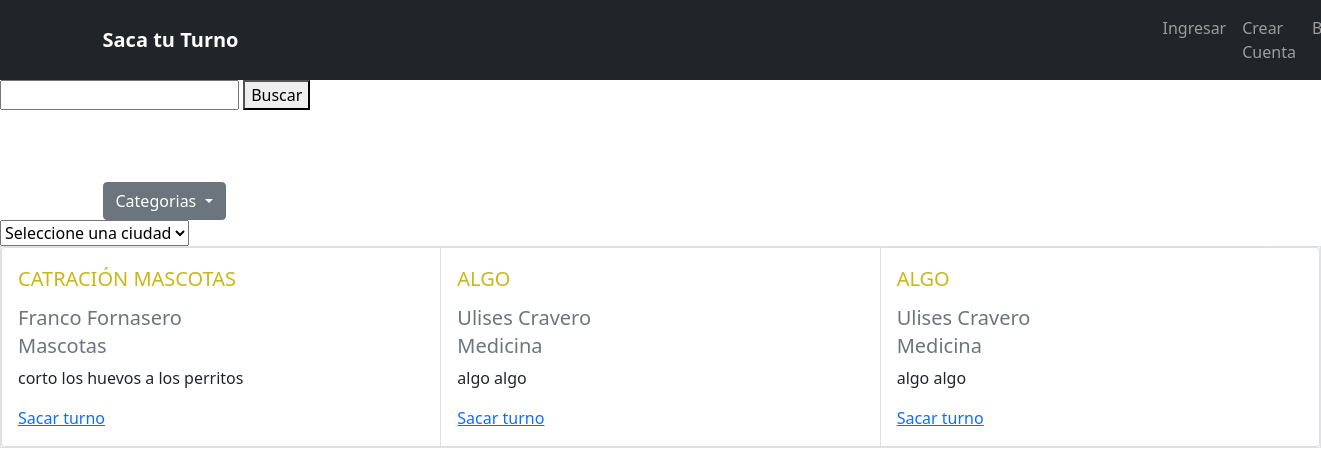
The app's page /categorias/, older data.
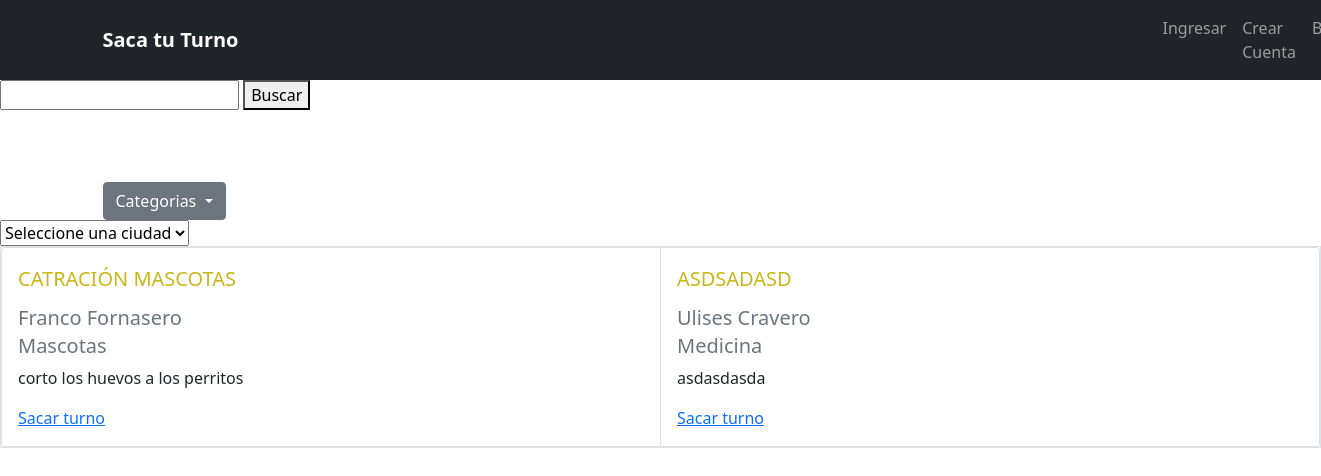
The same page, newer data.
### sitio/models.py (models this page shows, shortened)
class ServicioPrestado(models.Model):
    nombre = models.CharField(max_length=50, blank = False)       # NO LLEVA NOMBRE EL SERVICIO PRESTADO
    descripcion = models.TextField(max_length=150, blank = False)
    propietario = models.ForeignKey(User, on_delete=models.CASCADE)
    categoria = models.ForeignKey(Categoria, on_delete=models.CASCADE, blank = True, null= True)
    subcategoria = models.ForeignKey(SubCategoria, on_delete=models.CASCADE, blank = True, null= True)
    diasAtencion = models.ManyToManyField(Days)
    duracionTurno = models.IntegerField(default = 30, null= False, blank = False)
    ciudad = models.CharField(max_length= 20, choices = ciudades, verbose_name='Ciudad', blank = True, null= True, default = 'Rafaela')
    inicioJornada = models.TimeField( auto_now=False, auto_now_add=False, verbose_name="Inicio de Jornada",blank=True, null=False, default='08:00:00')
    finJornada = models.TimeField( auto_now=False, auto_now_add=False, verbose_name="Fin de Jornada",blank=True, null=False, default='17:00:00')

class Categoria(models.Model):
    nombre = models.CharField(max_length=255, blank = False)
    @property
    def traerSubcategorias(self):
        return SubCategoria.objects.filter(categoria__id = self.id)
    def __str__(self):
        return self.nombre

### sitio/views.py (the view, shortened to what this page needs)
def categorias(request):
    categorias = Categoria.objects.all()
    servicios = ServicioPrestado.objects.all()
    query = request.GET.get('buscar_servicio')
    return render(request, 'categorias.html', {'categorias': categorias, 'servicios': servicios})

### templates/categorias.html (shortened to what this page needs)
{% include "header.html" %}
{%block content %}
    <form method="GET">
        <div>
            <input type="text" name="buscar_servicio" id="" value="{{request.GET.buscar_servicio}}">
            <button type="submit">Buscar</button>
        </div>
    </form>
    <div class="container" style="padding-top: 3.5rem">
        <div class="dropdown mt-3">
            <button class="btn btn-secondary dropdown-toggle" type="button" id="dropdownMenuButton" data-bs-toggle="dropdown" aria-haspopup="true" aria-expanded="false">
                {% if subcategoria %}
                     {{ subcategoria.nombre}}
                {%else%}
                    Categorias
                {%endif%}
            </button>
        </div>
    </div>
    <select name="elegir_ciudad" id = "elegir_ciudad" onchange="myFunction()">
        <option value="">
            {% if request.GET.elegir_ciudad %}
                {{request.GET.elegir_ciudad}}
            {% else %}
                Seleccione una ciudad
            {% endif %}
        </option>
    </select>
    <div class="card-group border border-black">
            {%for item in servicios %}
            <div class="card">
                <div class="card-body">
                    <div class="card-title letracaja colorcito text-uppercase"><p>{{item.nombre}} </p> </div>
                    <h6 class="card-subtitle letracaja mb-2 text-muted">{{item.propietario.first_name}} {{item.propietario.last_name}}</h6>
                    <h6 class="card-subtitle letracaja mb-2 text-muted">{{item.categoria}}</h6>
                    <div class="panel-text"><p>{{item.descripcion}}</p></div>
                    <div class="panel-foocter"><a href="{% url 'pedir_turno' item.id item.propietario.id %}">Sacar turno</a></div>
                </div>
            </div>
            {%endfor%}
    </div>
{% endblock %}

### templates/header.html (shortened to what this page needs)
{% load static %}
<!DOCTYPE html>
<html lang="en">
<head>
    <link href="https://cdn.jsdelivr.net/npm/bootstrap@5.1.0/dist/css/bootstrap.min.css" rel="stylesheet">
    <link rel="stylesheet" href="{% static 'sitio/styles.css' %}">
    <link rel="stylesheet" href="{% static 'fullcalendar/main.css' %}">
</head>
<body>
      <nav class="navbar navbar-expand-lg navbar-dark fondoheader">
        <div class="container">
            <a class="navbar-brand negrita" href="{% url 'home' %}"> Saca tu Turno </a>
            <div class="collapse navbar-collapse" id="navbarSupportedContent">
                <ul class="navbar-nav mr-auto">
                    {% if request.user.is_active %}
                      <li class="nav-item estiloheader"><a class ="nav-link" href="{% url 'perfil' request.user.id %}">Perfil</a></li>
                      <li class="nav-item"><a class ="nav-link" href="{%url 'logout'%}">Cerrar Sesion</a></li>
                    {% else %}
                      <li class="nav-item estiloheader" ><a class ="nav-link" href= "{%url 'login'%}">Ingresar</a></li>
                      <li class="nav-item" ><a class ="nav-link" href= "{%url 'crearcuenta'%}">Crear Cuenta</a></li>
                    {% endif %}
                    <li class="nav-item"><a class ="nav-link" href="http://sacatuturno.herokuapp.com/search/">Buscar</a></li>
                </ul>
            </div>
        </div>
    </nav>
</body>
</html>

### static/sitio/styles.css (style rules this page uses)
.estiloheader { margin-left: 900px; }
.fondoheader { background-color: var(--bs-dark); }
.colorcito { color: rgb(201, 183, 22); }
.negrita { font-weight: 900 ; }
.letracaja { font-size: 20px; }

### static/fullcalendar/main.css (style rules this page uses)
:root { --fc-daygrid-event-dot-width: 8px; }
:root { --fc-list-event-dot-width: 10px; --fc-list-event-hover-bg-color: #f5f5f5; }

Row changes from the older to the newer data that the page shows:
removed ServicioPrestado: nombre "ALGO", propietario.first_name "Ulises", propietario.last_name "Cravero", categoria "Medicina", descripcion "algo algo"
removed ServicioPrestado: nombre "ALGO", propietario.first_name "Ulises", propietario.last_name "Cravero", categoria "Medicina", descripcion "algo algo"
added ServicioPrestado: nombre "ASDSADASD", propietario.first_name "Ulises", propietario.last_name "Cravero", categoria "Medicina", descripcion "asdasdasda"
